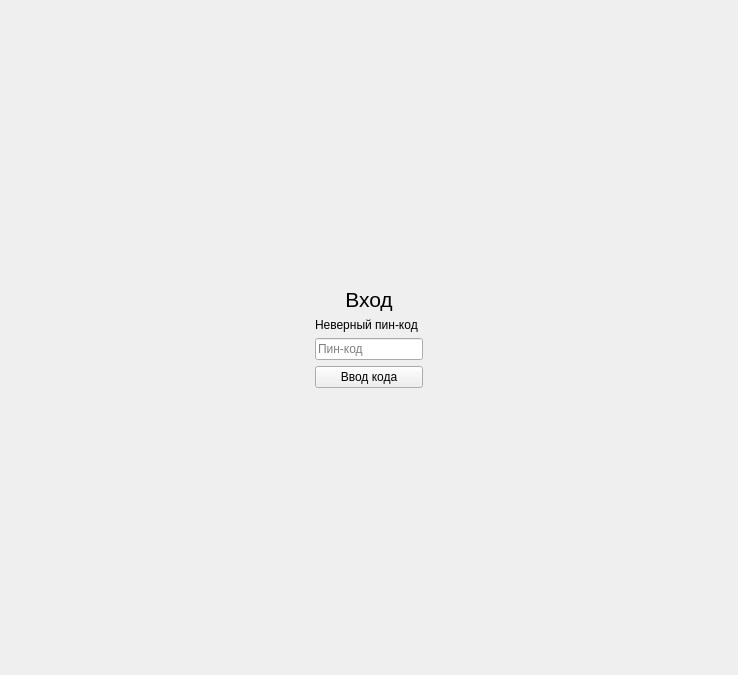
<?xml version="1.0" encoding="UTF-8"?>
<ui version="4.0">
 <class>MainWindow</class>
 <widget class="QMainWindow" name="MainWindow">
  <property name="geometry">
   <rect>
    <x>0</x>
    <y>0</y>
    <width>738</width>
    <height>675</height>
   </rect>
  </property>
  <property name="windowTitle">
   <string>MainWindow</string>
  </property>
  <widget class="QWidget" name="centralwidget">
   <layout class="QGridLayout" name="gridLayout">
    <item row="3" column="1">
     <widget class="QLineEdit" name="code_text">
      <property name="sizePolicy">
       <sizepolicy hsizetype="Preferred" vsizetype="Fixed">
        <horstretch>0</horstretch>
        <verstretch>0</verstretch>
       </sizepolicy>
      </property>
      <property name="text">
       <string/>
      </property>
      <property name="echoMode">
       <enum>QLineEdit::Password</enum>
      </property>
      <property name="placeholderText">
       <string>Пин-код</string>
      </property>
      <property name="clearButtonEnabled">
       <bool>false</bool>
      </property>
     </widget>
    </item>
    <item row="3" column="2">
     <spacer name="horizontalSpacer_2">
      <property name="orientation">
       <enum>Qt::Horizontal</enum>
      </property>
      <property name="sizeHint" stdset="0">
       <size>
        <width>40</width>
        <height>20</height>
       </size>
      </property>
     </spacer>
    </item>
    <item row="4" column="1">
     <widget class="QPushButton" name="Ok">
      <property name="sizePolicy">
       <sizepolicy hsizetype="Preferred" vsizetype="Fixed">
        <horstretch>0</horstretch>
        <verstretch>0</verstretch>
       </sizepolicy>
      </property>
      <property name="minimumSize">
       <size>
        <width>1</width>
        <height>1</height>
       </size>
      </property>
      <property name="mouseTracking">
       <bool>true</bool>
      </property>
      <property name="text">
       <string>Ввод кода</string>
      </property>
     </widget>
    </item>
    <item row="0" column="1">
     <spacer name="verticalSpacer_2">
      <property name="orientation">
       <enum>Qt::Vertical</enum>
      </property>
      <property name="sizeHint" stdset="0">
       <size>
        <width>20</width>
        <height>40</height>
       </size>
      </property>
     </spacer>
    </item>
    <item row="3" column="0">
     <spacer name="horizontalSpacer">
      <property name="orientation">
       <enum>Qt::Horizontal</enum>
      </property>
      <property name="sizeHint" stdset="0">
       <size>
        <width>40</width>
        <height>20</height>
       </size>
      </property>
     </spacer>
    </item>
    <item row="1" column="1">
     <widget class="QLabel" name="sign">
      <property name="text">
       <string>&lt;html&gt;&lt;head/&gt;&lt;body&gt;&lt;p align=&quot;center&quot;&gt;&lt;span style=&quot; font-size:16pt;&quot;&gt;Вход&lt;/span&gt;&lt;/p&gt;&lt;/body&gt;&lt;/html&gt;</string>
      </property>
     </widget>
    </item>
    <item row="5" column="1">
     <spacer name="verticalSpacer">
      <property name="orientation">
       <enum>Qt::Vertical</enum>
      </property>
      <property name="sizeHint" stdset="0">
       <size>
        <width>20</width>
        <height>40</height>
       </size>
      </property>
     </spacer>
    </item>
    <item row="2" column="1">
     <widget class="QLabel" name="error">
      <property name="text">
       <string>Неверный пин-код</string>
      </property>
     </widget>
    </item>
   </layout>
  </widget>
 </widget>
 <resources/>
 <connections/>
</ui>
